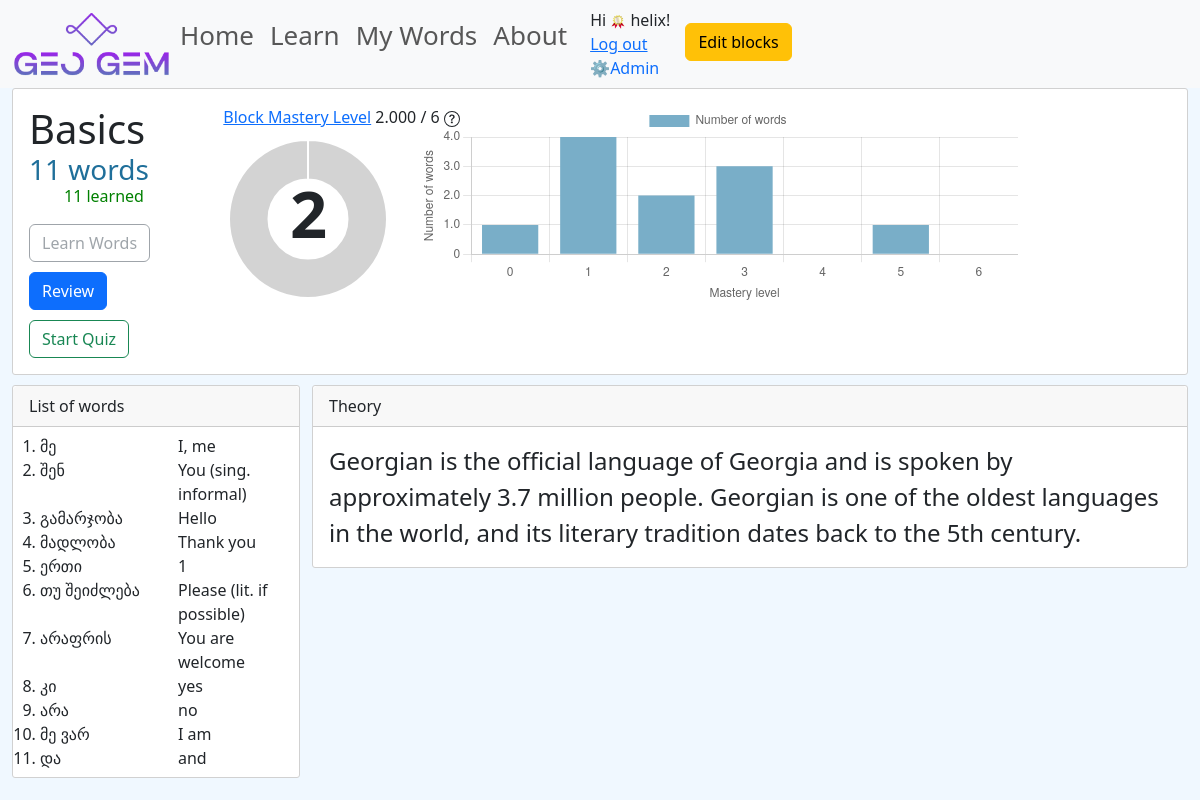
Page /learn/basics/ (signed in) on the committed database.
### accounts/models.py (models this page shows, shortened)
class CustomUser(AbstractUser):
    is_premium = models.BooleanField(
        default=False,
        help_text='Designates whether the user is a premium user.'
    )
    is_active = models.BooleanField(default=False)

### word_bank/models.py (models this page shows, shortened)
class Block(models.Model):
    name = models.CharField(max_length=100)
    slug = models.SlugField(unique=True, blank=True, null=True)
    description = models.TextField(blank=True, null=True)
    theory = models.TextField(blank=True, null=True)
    added_at = models.DateTimeField(auto_now_add=True)
    updated_at = models.DateTimeField(auto_now=True)
    def get_mastery_level(self, user):
        if user.is_authenticated:
            block_user_words = UserWord.objects.filter(word__blocks=self, user=user)
            if block_user_words.count() > 0:
                num_block_words = WordInfo.objects.filter(blocks=self).count()
                block_mastery_levels = {}
                for level, threshold in MASTERY_LEVELS.items():
                    block_mastery_levels[level] = threshold * num_block_words
                user_points = 0
                for user_word in block_user_words:
                    user_points += user_word.points
                user_word_levels = Counter([user_word.mastery_level for user_word in block_user_words])
                for level in MASTERY_LEVELS.keys():
                    if level not in user_word_levels:
                        user_word_levels[level] = 0
                numerator = sum(lvl * lvl_count for lvl, lvl_count in user_word_levels.items())
                denominator = num_block_words
                weighted_avg = numerator / denominator
                return weighted_avg
        return 0

class WordInfo(models.Model):
    name = models.CharField(max_length=100)
    transliteration = models.CharField(max_length=100)
    translation = models.CharField(max_length=100)
    example = models.TextField(blank=True, null=True)
    example_image = models.ImageField(upload_to='images/word_example/', blank=True, null=True)
    audio = models.FileField(upload_to='audio/word_info/', blank=True, null=True)
    image = models.ImageField(upload_to='images/word_info/', blank=True, null=True)
    blocks = models.ManyToManyField(Block)
    added_at = models.DateTimeField(auto_now_add=True)

### word_bank/views.py (the view)
# urls.py: path('<slug:slug>/', BlockDetailView.as_view(), name='block_detail'),
class BlockDetailView(DetailView):
    template_name = 'word_bank/block_detail.html'
    model = Block
    def get_context_data(self, **kwargs):
        context = super().get_context_data(**kwargs)
        learning_block = self.get_object()
        block_words = WordInfo.objects.filter(blocks=learning_block)
        context['learning_block'] = learning_block
        context['block_words'] = block_words
        if self.request.user.is_authenticated:
            block_user_words = UserWord.objects.filter(user=self.request.user, word__blocks=learning_block)
            context['num_learned_words'] = block_user_words.count()
            block_mastery_level = learning_block.get_mastery_level(user=self.request.user)
            bml_whole_part, bml_fractional_part = divmod(block_mastery_level, 1)
            context['bml_whole_part'] = bml_whole_part
            context['bml_fractional_part'] = round(bml_fractional_part, 3)
            context['block_mastery_level'] = block_mastery_level
            word_mastery_levels = block_user_words.values_list('mastery_level', flat=True)
            context['ml_chart'] = get_ml_chart_data(word_mastery_levels)
        else:
            block_mastery_level = learning_block.get_mastery_level(user=self.request.user)
            context['block_mastery_level'] = block_mastery_level
            context['ml_chart'] = get_ml_chart_data()
        return context

### word_bank/utils.py (called while the page is built)
def get_ml_chart_data(mastery_levels=None):
    mastery_levels_dct = dict(Counter(mastery_levels))
    for level in MASTERY_LEVELS.keys():
        if level not in mastery_levels_dct:
            mastery_levels_dct[level] = 0
    mastery_levels_dct = dict(sorted(mastery_levels_dct.items()))
    x = sorted(list(mastery_levels_dct.keys()))
    y = list(mastery_levels_dct.values())
    return {'x': x, 'y': y}

### templates/word_bank/block_detail.html (shortened to what this page needs)
{% extends "base.html" %}
{% block content %}
<div class="container-fluid">
    <div class="card">
        <div class="card-body">
            <div class="row">
                <div class="col-2">
                    <h class="display-6">{{ learning_block.name }}</h>
                    <h3 style="color: #1F6F9A; margin-bottom: 0;">
                        {{ block_words|length }} words
                    {% if user.is_authenticated %}
                        <h6 style="color: green; margin-left: 35px;">
                            {{ num_learned_words }} learned
                        </h6>
                    {% endif %}
                    <form method="POST" action="{% url 'quiz_learn' %}">
                        {% if num_learned_words == block_words|length %}
                            <span class="tt" title="You have learned all words in this block!">
                                <input type='submit' class="btn btn-outline-secondary" value="Learn Words" style="margin-top: 10px;" disabled>
                            </span>
                        {% else %}
                            <input type='submit' class="btn btn-primary" value="Learn Words" style="margin-top: 10px;">
                        {% endif %}
                    </form>
                    <form action="{% url 'quiz_review' %}" method="POST">
                        {% if not user.is_authenticated %}
                            <span class="tt" title="Sign in to save your progress">
                                <input type='submit' class="btn btn-outline-secondary" value="Review" style="margin-top: 10px;" disabled>
                            </span>
                        {% elif num_learned_words == 0 %}
                            <span class="tt" title="No words to review">
                                <input type='submit' class="btn btn-outline-secondary" value="Review" style="margin-top: 10px;" disabled>
                            </span>
                        {% else %}
                            <input type='submit' class="btn btn-primary" value="Review" style="margin-top: 10px;">
                        {% endif %}
                    </form>
                    <form method="POST" action="{% url 'quiz_multi_choice' %}">
                        {% if num_learned_words == block_words|length %}
                            <input type='submit' class="btn btn-outline-success" value="Start Quiz" style="margin-top: 10px;">
                        {% else %}
                            <input type='submit' class="btn btn-outline-secondary" value="Start Quiz" style="margin-top: 10px;">
                        {% endif %}
                    </form>
                </div>
                <div class="col-2 text-center">
                        <nobr>
                            <a href="{% url 'user_block_detail' learning_block.slug %}" style="width: fit-content;">Block Mastery Level</a> {{ block_mastery_level|floatformat:3 }} / 6
                            <span class="tt" title="Every time you answer a question correctly, you get a point. Incorrect answers decrease points. The more points you have, the higher your mastery level is." style="margin-right: 10px;">
                            </span>
                        </nobr>
                        <div id="ml-doughnut" class="chart doughnut-chart-container">
                            <canvas id="doughnut" style="max-width: 200px; max-height: 200px;">erter</canvas>
                            <p class="doughnut-chart-text">{{ bml_whole_part|floatformat:0 }}</p>
                        </div>
                </div>
                <div class="col-8">
                    <div id="ml-chart" class="chart">
                        <canvas id="chart" style="max-width: 600px; max-height: 200px;"></canvas>
                    </div>
                </div>
            </div>
        </div>
    </div>
    <div class="row justify-content-between">
            <div class="col-lg-2 col-sm-12">
            <div class="card" style="width: 18rem; margin-top: 10px;">
                <div class="card-header">List of words</div>
                <ol class="list-group list-group-flush" style="padding: 7px;">
                    {% for word in block_words %}
                        <li style="margin-left: 20px;">
                            <div class="row">
                                <div class="col">{{ word.name }}</div>
                                <div class="col">{{ word.translation }}</div>
                            </div>
                        </li>
                    {% endfor %}
                </ol>
            </div>
        </div>
        <div class="col-lg-9 col-sm-12">
            <div class="card" style="width: 100%; margin-top: 10px;">
                <div class="card-header">Theory</div>
                <div class="card-body">
                    <p class="card-text" style="font-size: 24px;">{{ learning_block.theory|safe }}</p>
                </div>
            </div>
        </div>
    </div>
</div>
<script>
    let ctx = document.getElementById('doughnut').getContext('2d');
    let bmlDoughnutFractional = JSON.parse(document.getElementById("bml-doughnut-fractional").textContent);
    bmlDoughnutFractional *= 100;
    let doughnutChart = new Chart(ctx, {
        type: 'doughnut',
        data: {
            datasets: [{
                data: [bmlDoughnutFractional, 100 - bmlDoughnutFractional],
                backgroundColor: ['#50C878', '#D3D3D3'],
            }],
        },
});
</script>
<script>
    let ctx2 = document.getElementById("chart").getContext("2d");
    const mlChartData = JSON.parse(document.getElementById("ml-chart-data").textContent);
    let chart = new Chart(ctx2, {
    type: "bar",
    data: {
        labels: mlChartData["x"],
        datasets: [
            {
            label: "Number of words",
            backgroundColor: "#79AEC8",
            borderColor: "#417690",
            data: mlChartData["y"]
            }
        ]
    },
    options: {
        scales: {
            x: {
                title: {
                    display: true,
                    text: "Mastery level"
                }
            },
            y: {
                title: {
                    display: true,
                    text: "Number of words"
                }
            }
        }
    }
    });
</script>
{% endblock %}

### templates/base.html (shortened to what this page needs)
{% load static %}
{% load i18n %}
<!doctype html>
<html lang="en">
  <head>
    <link href="https://cdn.jsdelivr.net/npm/bootstrap@5.3.2/dist/css/bootstrap.min.css" rel="stylesheet">
    <link rel="stylesheet" href="{% static 'css/style.css' %}">
  </head>
  <body>
    <nav class="navbar navbar-expand-lg navbar-light bg-light">
      <div class="container-fluid">
        <a class="nav-link" aria-current="page" href="{% url 'learn' %}"><img class="logo" src="{% static 'images/logo.png' %}" alt="logo"></a>
        <div class="collapse navbar-collapse" id="navbarNavDropdown">
          <ul class="navbar-nav">
            <li class="nav-item">
              <a class="nav-link" href="{% url 'home' %}">Home</a>
            </li>
            <li class="nav-item">
              <a class="nav-link" href="{% url 'learn' %}">Learn</a>
            </li>
            <li class="nav-item">
              <a class="nav-link" href="{% url 'user_words' %}">My Words</a>
            </li>
            <li class="nav-item">
              <a class="nav-link" href="#">About</a>
            </li>
            <li>
              <div class="user_authentication" style="margin-left: 15px;">
                {% if user.is_authenticated %}
                {% trans "Hi" %} {% if user.is_premium %}<img style="max-width: 16px" src="{% static 'images/badges/badge_premium.png' %}" alt="premium_badge">{% endif %}
                {{ user.username }}!
                <br>
                <form id="logout-form" method="post">
                  <a href="{% url 'logout' %}">{% trans "Log out" %}</a>
                </form>
                {% if user.is_staff %}
                <a href="/admin/" style="text-decoration: none;">&#9881;{% trans "Admin" %}</a>
                {% endif %}
                {% else %}
                <div class="login_register" style="margin-top: 8px;">
                  <a href="{% url 'login' %}">{% trans "Login" %}</a>
                  ·
                  <a href="{% url 'signup' %}">{% trans "Register" %}</a>
                </div>
                {% endif %}
            </li>
            {% if user.is_staff %}
              <li>
                <div class="edit-blocks" style="margin: 15px;">
                  <a class="btn btn-warning" href="{% url 'blocks_table' %}">Edit blocks</a>
                </div>
              </li>
            {% endif %}
          </ul>
        </div>
      </div>
    </nav>
    {% block content %}
    {% endblock %}
</body>
</html>

### static/css/style.css (style rules this page uses)
body { background-color: aliceblue; }
.logo { width: 160px; }
.nav-item { font-size: 26px; }
p { font-weight: 300; font-size: 14px; }
.card { border-radius:3px; border: 1px solid #D1D1D1; }

### templates/word_bank/block_detail.html (style rules this page uses)
.doughnut-chart-container { display: flex; flex-direction: column; justify-content: center; align-items: center; position: relative; }
.doughnut-chart-text { position: absolute; top: 50%; left: 50%; transform: translate(-50%, -50%); font-size: 65px; font-weight: bold; }

### rows in the picture
CustomUser: username "helix"
Block: name "Basics", theory "Georgian is the official language of Georgia and is spoken by approximately 3.7 million people. Georgian is one of the oldest languages in the world, and its literary tradition dates back to the 5th century."
WordInfo: name "მე", translation "I, me"
WordInfo: name "შენ", translation "You (sing. informal)"
WordInfo: name "გამარჯობა", translation "Hello"
WordInfo: name "მადლობა", translation "Thank you"
WordInfo: name "ერთი", translation "1"
WordInfo: name "თუ შეიძლება", translation "Please (lit. if possible)"
WordInfo: name "არაფრის", translation "You are welcome"
WordInfo: name "კი", translation "yes"
WordInfo: name "არა", translation "no"
WordInfo: name "მე ვარ", translation "I am"
WordInfo: name "და", translation "and"

### other values in the picture
{{ block_words|length }} "11"
{{ num_learned_words }} "11"
{{ block_mastery_level|floatformat:3 }} "2.000"
{{ bml_whole_part|floatformat:0 }} "2"
